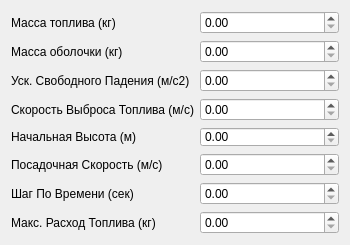
<?xml version="1.0" encoding="UTF-8"?>
<ui version="4.0">
 <class>SetupView</class>
 <widget class="QWidget" name="SetupView">
  <property name="windowModality">
   <enum>Qt::NonModal</enum>
  </property>
  <property name="enabled">
   <bool>true</bool>
  </property>
  <property name="geometry">
   <rect>
    <x>0</x>
    <y>0</y>
    <width>350</width>
    <height>222</height>
   </rect>
  </property>
  <property name="sizePolicy">
   <sizepolicy hsizetype="Expanding" vsizetype="Expanding">
    <horstretch>0</horstretch>
    <verstretch>0</verstretch>
   </sizepolicy>
  </property>
  <property name="minimumSize">
   <size>
    <width>0</width>
    <height>0</height>
   </size>
  </property>
  <property name="windowTitle">
   <string>Form</string>
  </property>
  <layout class="QFormLayout" name="formLayout_3">
   <item row="0" column="0" colspan="2">
    <layout class="QFormLayout" name="formLayout_2">
     <property name="sizeConstraint">
      <enum>QLayout::SetDefaultConstraint</enum>
     </property>
     <property name="rowWrapPolicy">
      <enum>QFormLayout::DontWrapRows</enum>
     </property>
     <property name="verticalSpacing">
      <number>6</number>
     </property>
     <item row="0" column="0">
      <widget class="QLabel" name="fuelMassLabel">
       <property name="text">
        <string>Масса топлива (кг)</string>
       </property>
      </widget>
     </item>
     <item row="0" column="1">
      <widget class="QDoubleSpinBox" name="fuelMassVal">
       <property name="sizePolicy">
        <sizepolicy hsizetype="Expanding" vsizetype="Fixed">
         <horstretch>0</horstretch>
         <verstretch>0</verstretch>
        </sizepolicy>
       </property>
       <property name="text" stdset="0">
        <string>0,00</string>
       </property>
       <property name="value">
        <double>0.000000000000000</double>
       </property>
      </widget>
     </item>
     <item row="1" column="0">
      <widget class="QLabel" name="shellMassLabel">
       <property name="text">
        <string>Масса оболочки (кг)</string>
       </property>
      </widget>
     </item>
     <item row="1" column="1">
      <widget class="QDoubleSpinBox" name="shellMassVal">
       <property name="sizePolicy">
        <sizepolicy hsizetype="Expanding" vsizetype="Fixed">
         <horstretch>0</horstretch>
         <verstretch>0</verstretch>
        </sizepolicy>
       </property>
       <property name="text" stdset="0">
        <string>0,00</string>
       </property>
      </widget>
     </item>
     <item row="2" column="0">
      <widget class="QLabel" name="gravityLabel">
       <property name="text">
        <string>Уск. Свободного Падения (м/с2)</string>
       </property>
       <property name="wordWrap">
        <bool>false</bool>
       </property>
      </widget>
     </item>
     <item row="2" column="1">
      <widget class="QDoubleSpinBox" name="gravityVal">
       <property name="sizePolicy">
        <sizepolicy hsizetype="Expanding" vsizetype="Fixed">
         <horstretch>0</horstretch>
         <verstretch>0</verstretch>
        </sizepolicy>
       </property>
      </widget>
     </item>
     <item row="3" column="0">
      <widget class="QLabel" name="fuelSpeedLabel">
       <property name="text">
        <string>Скорость Выброса Топлива (м/с)</string>
       </property>
      </widget>
     </item>
     <item row="3" column="1">
      <widget class="QDoubleSpinBox" name="fuelSpeedVal">
       <property name="sizePolicy">
        <sizepolicy hsizetype="Expanding" vsizetype="Fixed">
         <horstretch>0</horstretch>
         <verstretch>0</verstretch>
        </sizepolicy>
       </property>
      </widget>
     </item>
     <item row="4" column="0">
      <widget class="QLabel" name="heightLabel">
       <property name="text">
        <string>Начальная Высота (м)</string>
       </property>
      </widget>
     </item>
     <item row="4" column="1">
      <widget class="QDoubleSpinBox" name="heightVal">
       <property name="sizePolicy">
        <sizepolicy hsizetype="Expanding" vsizetype="Fixed">
         <horstretch>0</horstretch>
         <verstretch>0</verstretch>
        </sizepolicy>
       </property>
       <property name="maximumSize">
        <size>
         <width>16777215</width>
         <height>20</height>
        </size>
       </property>
      </widget>
     </item>
     <item row="5" column="0">
      <widget class="QLabel" name="landingSpeedLabel">
       <property name="text">
        <string>Посадочная Скорость (м/с)</string>
       </property>
      </widget>
     </item>
     <item row="5" column="1">
      <widget class="QDoubleSpinBox" name="landingSpeedVal">
       <property name="sizePolicy">
        <sizepolicy hsizetype="Expanding" vsizetype="Fixed">
         <horstretch>0</horstretch>
         <verstretch>0</verstretch>
        </sizepolicy>
       </property>
      </widget>
     </item>
     <item row="6" column="0">
      <widget class="QLabel" name="timeStepLabel">
       <property name="text">
        <string>Шаг По Времени (сек)</string>
       </property>
      </widget>
     </item>
     <item row="6" column="1">
      <widget class="QDoubleSpinBox" name="timeStepVal">
       <property name="sizePolicy">
        <sizepolicy hsizetype="Expanding" vsizetype="Fixed">
         <horstretch>0</horstretch>
         <verstretch>0</verstretch>
        </sizepolicy>
       </property>
      </widget>
     </item>
     <item row="7" column="0">
      <widget class="QLabel" name="maxEmissionLabel">
       <property name="text">
        <string>Макс. Расход Топлива (кг)</string>
       </property>
      </widget>
     </item>
     <item row="7" column="1">
      <widget class="QDoubleSpinBox" name="maxEmissionVal">
       <property name="sizePolicy">
        <sizepolicy hsizetype="Expanding" vsizetype="Fixed">
         <horstretch>0</horstretch>
         <verstretch>0</verstretch>
        </sizepolicy>
       </property>
      </widget>
     </item>
    </layout>
   </item>
  </layout>
 </widget>
 <resources/>
 <connections/>
</ui>
